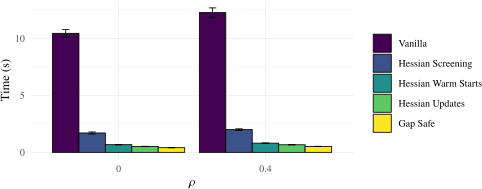

The R source for this figure:
library(tibble)
library(tidyr)
library(dplyr)
library(tikzDevice)
library(ggplot2)

source("R/utils.R")

theme_set(theme_minimal(base_size = 9))

fig_width <- 5
fig_height <- 2

conf_level <- 0.05

d_raw <- readRDS("results/ablation.rds") %>%
  as_tibble() %>%
  filter(
    converged == TRUE
  ) %>%
  mutate(
    ablation = recode_factor(
      ablation,
      "1" = "Vanilla",
      "2" = "Hessian Screening",
      "3" = "Hessian Warm Starts",
      "4" = "Hessian Updates",
      "5" = "Gap Safe",
      .ordered = TRUE
    ),
    rho = factor(rho, ordered = TRUE)
  ) %>%
  select(ablation, rho, time)

d <-
  d_raw %>%
  mutate(
    rho = as.factor(rho)
  ) %>%
  group_by(ablation, rho) %>% 
  summarize(
    meantime = mean(time),
    se = sd(time) / sqrt(n()),
    ci = qnorm(1 - conf_level/2) * se
  ) %>%
  mutate(
    hi = meantime + ci,
    lo = meantime - ci
  ) 

# cols <- c(
#   "#999999", "#E69F00", "#56B4E9", "#009E73", "#F0E442",
#   "#0072B2", "#D55E00", "#CC79A7"
# )

options(
  tikzDocumentDeclaration =
    "\\documentclass[10pt]{article}\n\\usepackage{newtxtext,newtxmath}\n"
)

file <- "figures/ablation.tex"
tikz(file, width = fig_width, height = fig_height, standAlone = TRUE)
ggplot(d, aes(rho, meantime, fill = ablation)) +
  geom_col(position = position_dodge(0.9), col = 1) +
  geom_errorbar(
    aes(ymin = lo, ymax = hi),
    position = position_dodge(0.9),
    width = 0.25
  ) +
  # theme(legend.position = c(0.6, 0.8), panel.grid.major.x = element_blank()) +
  labs(
    fill = NULL,
    x = "$\\rho$",
    y = "Time (s)"
  )  
dev.off()
renderPdf(file)
